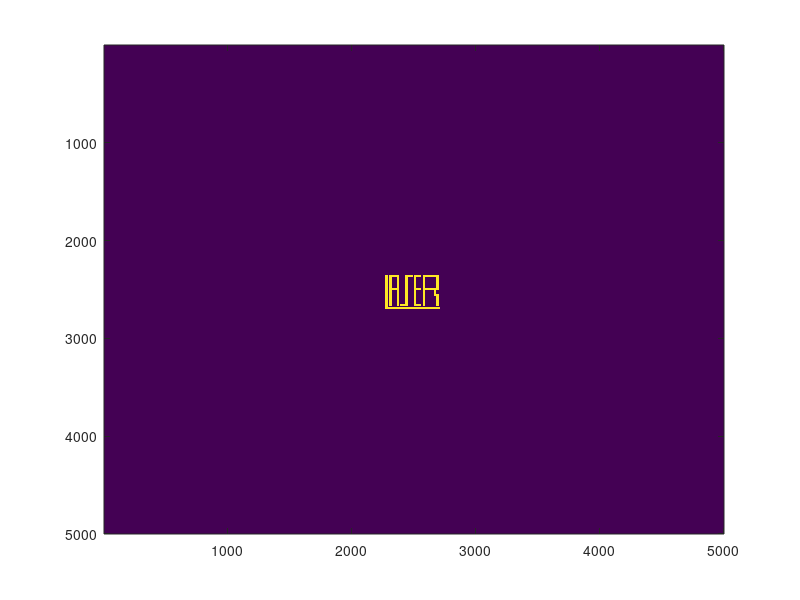

Here is the MATLAB script that generated this plot:
ap = zeros(500);


%L
ap(100:450, 20:40) = 1;
ap(430:450, 40:460) = 1;

%A
ap(100:420, 50:70) = 1;
ap(100:120, 70:110) = 1;
ap(100:420, 110:130) = 1;
ap(235:255, 70:110) = 1;

%S
ap(400:420, 140:180) = 1;
ap(100:420, 180:200) = 1;
ap(100:120, 200:240) = 1;

%E
ap(100:420, 250:270) = 1;
ap(100:120, 270:310) = 1;
ap(235:255, 270:310) = 1;
ap(400:420, 270:310) = 1;

%R
ap(100:420, 320:340) = 1;
ap(100:120, 340:450) = 1;
ap(120:235, 430:450) = 1;
ap(235:255, 320:450) = 1;
ap(300:420, 430:450) = 1;
ap(255:320, 410:430) = 1;


w=zeros(500,2250);
z=zeros(2250,5000);
ap=[w ap w];
ap=[z;ap;z];
% 
% 
 imagesc(ap)
% 
% DP = fftshift(fft2(ap));
% imagesc(abs(DP))
